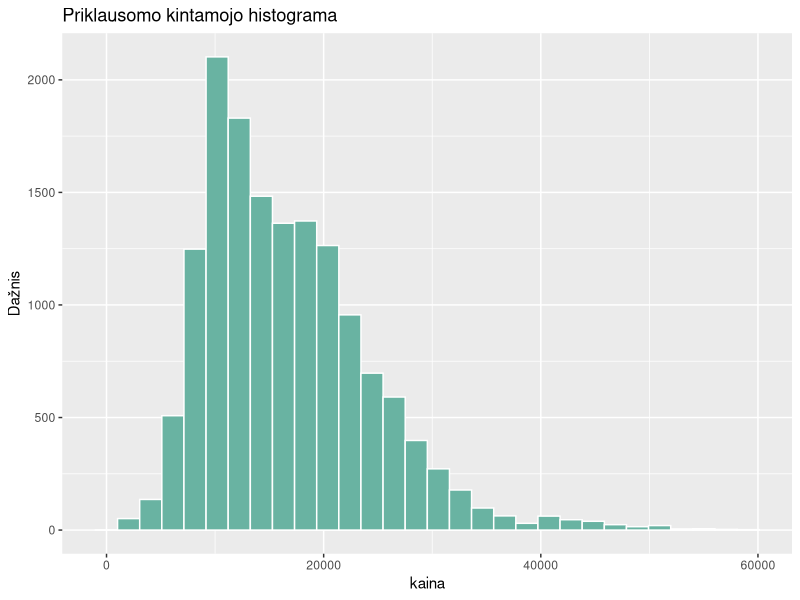
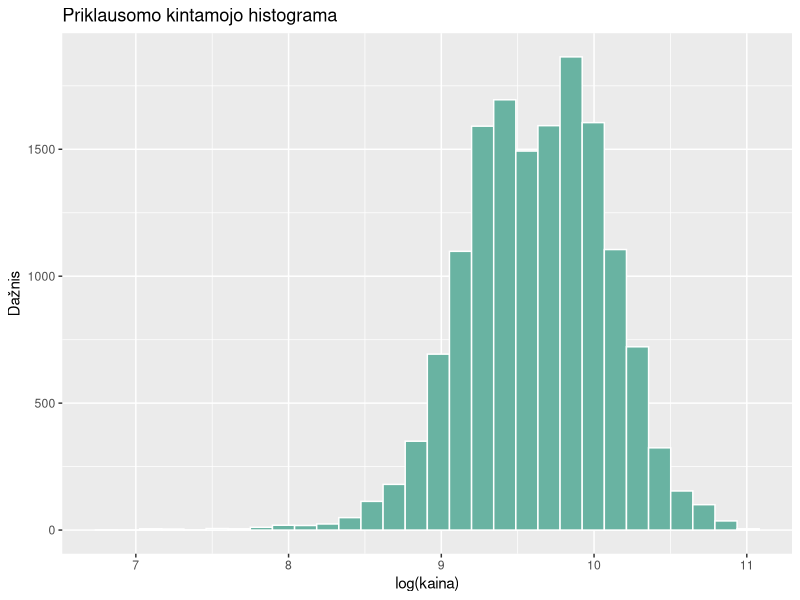
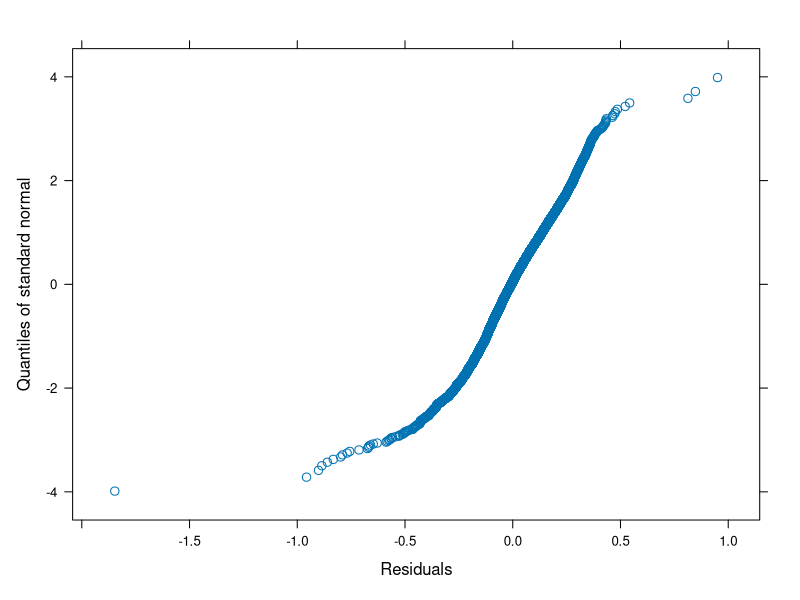
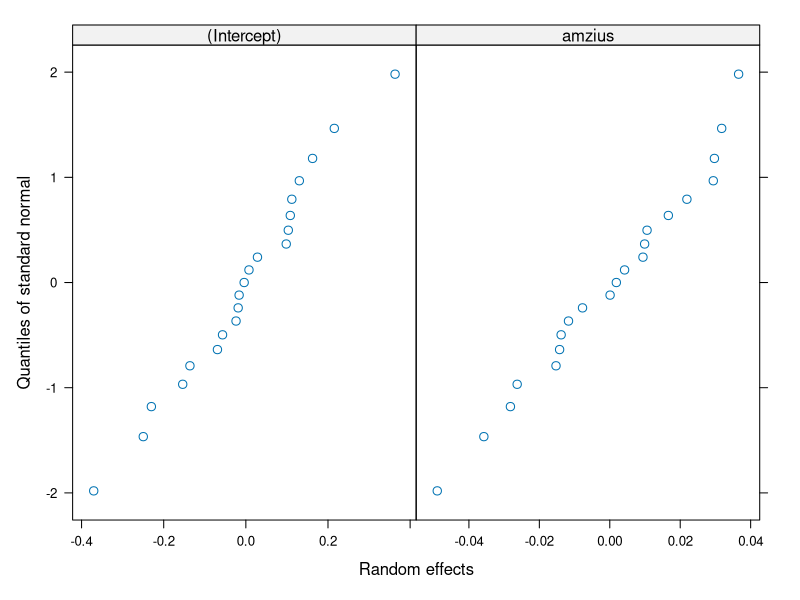
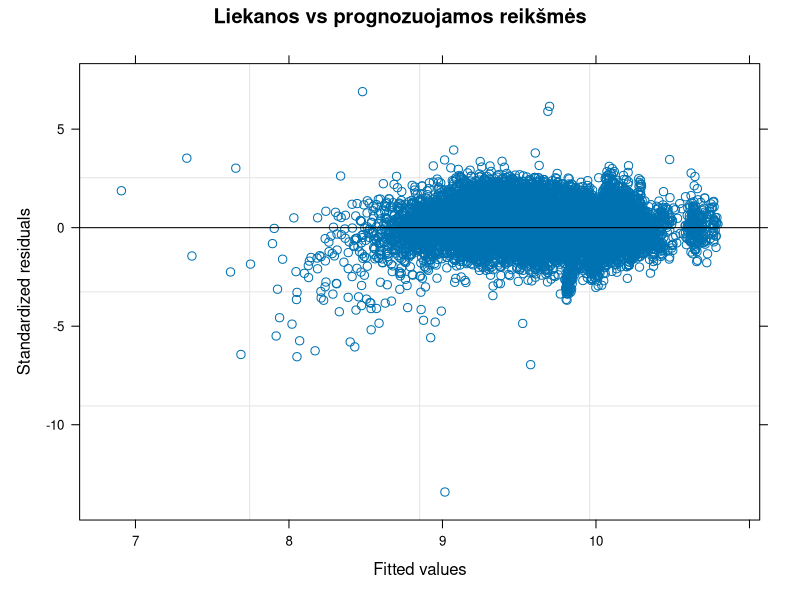
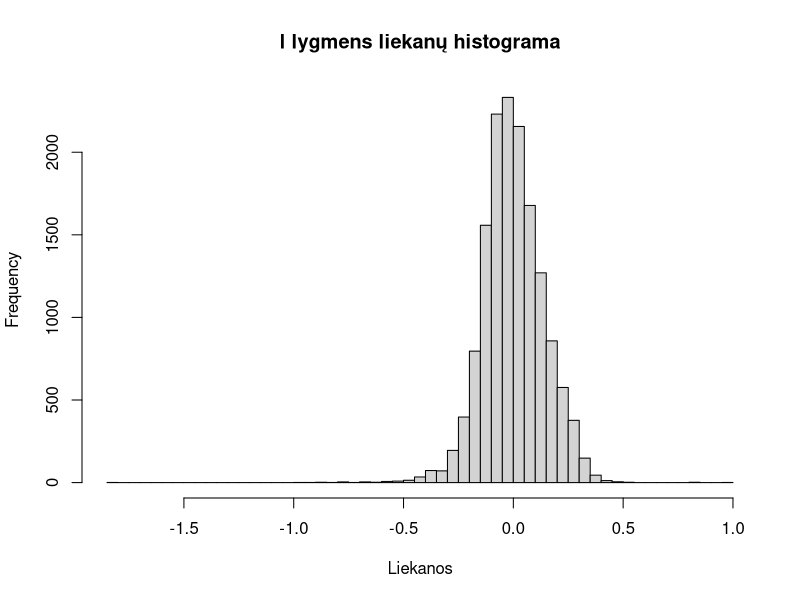

Source code (R) for these figures, in order:
## ---- chunk 1
knitr::opts_chunk$set(echo = TRUE, warning = FALSE, message = FALSE)
## ---- chunk 2
library(nlme)      # lme() – hierarchiniai tiesiniai modeliai (kaip paskaitos pavyzdyje)
library(ggplot2)   # priklausomo kintamojo histograma
## ---- chunk 3
duom <- read.csv("vw.csv")
duom$model <- trimws(duom$model)                         # pavadinimų priekyje yra tarpas

duom <- subset(duom, fuelType %in% c("Petrol", "Diesel"))   # tik benzininiai ir dyzeliniai
duom <- subset(duom, engineSize > 0)                        # variklio tūris 0 – klaida
duom <- subset(duom, mpg >= 20 & mpg <= 100)                # neįtikėtinos sąnaudų reikšmės
duom <- duom[duom$model %in% names(which(table(duom$model) >= 30)), ]  # modeliai su >= 30 automobilių
duom$model <- factor(duom$model)

duom$lkaina <- log(duom$price)        # priklausomas kintamasis – kainos logaritmas
duom$lkaina_c <- duom$lkaina - mean(duom$lkaina)   # centruota log(kaina) – besąlyginio modelio hipotezėms
duom$amzius <- 2020 - duom$year       # amžius metais (duomenys surinkti 2020 m.)
duom$rida   <- duom$mileage / 1000    # rida, tūkst. mylių
duom$vid_variklis <- ave(duom$engineSize, duom$model)   # II lygmens kintamasis: modelio vidutinis variklio tūris

duom$transmission <- factor(duom$transmission)   # Automatic, Manual, Semi-Auto
duom$fuelType <- factor(duom$fuelType)           # Diesel, Petrol
table(duom$transmission); table(duom$fuelType)

nrow(duom)            # stebėjimų skaičius
nlevels(duom$model)   # II lygmens aibių (modelių) skaičius
sort(table(duom$model))
## ---- chunk 4
ggplot(duom, aes(x = price)) +
  geom_histogram(bins = 30, fill = "#69b3a2", color = "white") +
  labs(title = "Priklausomo kintamojo histograma", x = "kaina", y = "Dažnis")
## ---- chunk 5
ggplot(duom, aes(x = lkaina)) +
  geom_histogram(bins = 30, fill = "#69b3a2", color = "white") +
  labs(title = "Priklausomo kintamojo histograma", x = "log(kaina)", y = "Dažnis")
set.seed(2026)
shapiro.test(sample(duom$lkaina, 5000))   # shapiro.test leidžia iki 5000 stebėjimų – atsitiktinė imtis
## ---- chunk 6
model.0 <- lme(lkaina_c ~ 1, random = ~ 1 | model, data = duom)   # REML
summary(model.0)
VarCorr(model.0)
tau00 <- as.numeric(VarCorr(model.0)[1, "Variance"])
sigma2_0 <- model.0$sigma^2
ICC <- tau00 / (tau00 + sigma2_0)
ICC
intervals(model.0)    # PI dispersijų st. nuokrypiams (ar tau00 > 0, sigma^2 > 0)
## ---- chunk 7
round(cor(duom[, c("amzius", "rida", "mpg")]), 3)
## ---- chunk 8
ctrl <- lmeControl(opt = "optim", maxIter = 200, msMaxIter = 200)
model.1 <- lme(lkaina ~ 1 + vid_variklis + amzius + rida + mpg + transmission + fuelType,
               random = ~ 1 + amzius | model, data = duom, control = ctrl)   # REML
summary(model.1)        # fiksuoti parametrai (Fixed effects) ir st. nuokrypiai (Random effects)
VarCorr(model.1)        # dispersijos: tau00, tau11, sigma^2

model.0ml <- update(model.0, method = "ML")   # modelių palyginimui – ML įverčiai
model.1ml <- update(model.1, method = "ML")

# Ar reikalingas atsitiktinis amžiaus nuolydis?
model.1a <- lme(lkaina ~ 1 + vid_variklis + amzius + rida + mpg + transmission + fuelType,
                random = ~ 1 | model, data = duom, method = "ML", control = ctrl)
anova(model.1ml, model.1a)
AIC(model.0ml)
AIC(model.1ml)
## ---- chunk 9
model.2ml <- update(model.1ml, . ~ . + vid_variklis:amzius)
summary(model.2ml)$tTable
anova(model.1ml, model.2ml)
## ---- chunk 10
model.3ml <- update(model.1ml, . ~ . + vid_variklis:rida)
summary(model.3ml)$tTable
anova(model.1ml, model.3ml)
## ---- chunk 11
summary(model.1)     # galutinis modelis (be sąveikos), REML įverčiai
VarCorr(model.1)
sigma2_1 <- model.1$sigma^2
(sigma2_0 - sigma2_1) / sigma2_0   # I lygmens dispersijos sąlyginis pokytis
AIC(model.0ml, model.1ml)
## ---- chunk 12
qqnorm(model.1, ~ resid(.))      # I lygmens liekanos e
qqnorm(model.1, ~ ranef(.))      # II lygmens u0 ir u1
plot(model.1, resid(., type = "pearson") ~ fitted(.), abline = 0,
     main = "Liekanos vs prognozuojamos reikšmės")   # homoskedastiškumas
hist(resid(model.1), breaks = 80, main = "I lygmens liekanų histograma", xlab = "Liekanos")
mean(abs(resid(model.1, type = "pearson")) > 3)   # dalis liekanų, didesnių nei 3 st. nuokrypiai
round(ranef(model.1), 3)
## ---- chunk 13
vv_golf <- unique(duom$vid_variklis[duom$model == "Golf"])
naujas_golf <- data.frame(model = factor("Golf", levels = levels(duom$model)),
                          vid_variklis = vv_golf, amzius = 3, rida = 30, mpg = 55,
                          transmission = factor("Manual", levels = levels(duom$transmission)),
                          fuelType = factor("Petrol", levels = levels(duom$fuelType)))
exp(predict(model.1, naujas_golf, level = 0))   # populiacijos lygis
exp(predict(model.1, naujas_golf, level = 1))   # su Golf atsitiktiniais efektais
